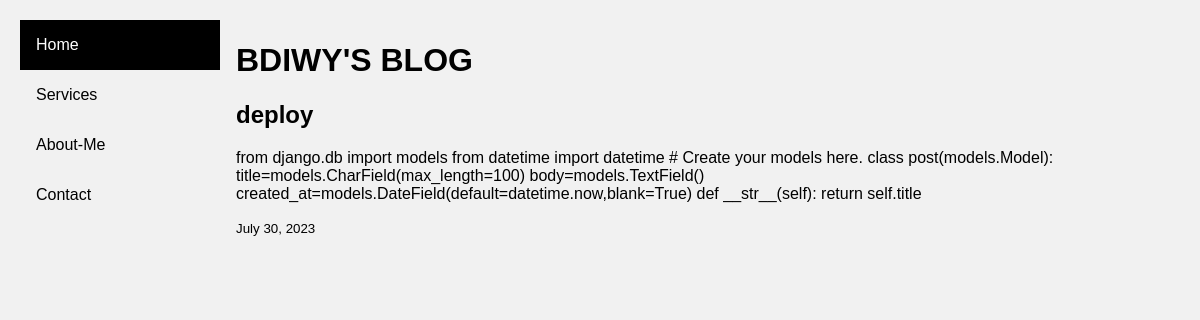
The app's page /Blog/deploy with its own data.
### posts/models.py (models this page shows, shortened)
class post(models.Model):
    title=models.CharField(max_length=100)
    body=models.TextField()
    created_at=models.DateField(default=datetime.now,blank=True)

### posts/views.py (the view)
# urls.py: path('Blog/<str:pk>',views.Blog,name='Blog'),
def Blog(request,pk):
    context=post.objects.all()
    return render(request,'Blog.html',{'context':context ,'pk':pk})

### templates/Blog.html (shortened to what this page needs)
{% load static %}
{% include 'base/nav.html' %}
{% block content %}
<!DOCTYPE html>
<html>
<head>
    <link rel="stylesheet" href="{% static 'css/style.css' %}">
</head>
<body>
    <div class="content">
        <h1>BDIWY'S BLOG</h1>
        <div>
            {% for x in context %}{% if pk == x.title  %}<h2>{{x.title}}</h2>
            <p>{{x.body}}</p><small>{{x.created_at}}</small>
            <br>{% endif %}
            {% endfor %}
        </div>
    </div>
</body>
</html>
{% endblock content %}

### static/css/sidebar.css (style rules this page uses)
body { margin: 0; font-family: "Lato", sans-serif; }
div.content { margin-left: 200px; padding: 1px 16px; height: 1000px; }

### static/css/style.css (style rules this page uses)
* { box-sizing: border-box; }
body { font-family: Arial; padding: 20px; background: #f1f1f1; }

### records on screen
post: title "deploy", body "from django.db import models from datetime import datetime # Create your models here. class post(models.Model): title=models.CharField(max_length=100) body=models.TextField() created_at=models.DateField(default=datetime.now,blank=True) def __str__(self): return self.title", created_at "July 30, 2023"
